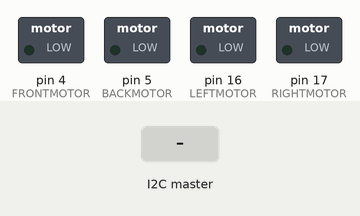
The sketch below on a simulated Arduino Uno, built with avr-gcc and run on an emulated ATmega328P. Shown: switched loads named in the sketch (green lamp = pin HIGH). The inputs (shaded band) are chosen by the test bench.

Above: at 1.2 s.
1.3 s: the I2C master sends the byte 200
At 2.4 s:
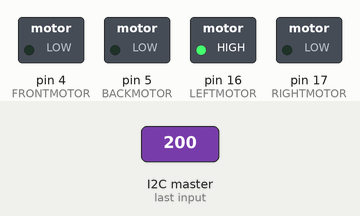
2.8 s: the I2C master sends the byte 1
At 3.5 s:
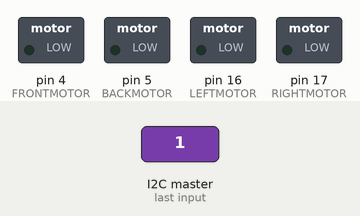
Timing chart, 0 to 5.8 s (numbered marks = the images above; inputs shaded):
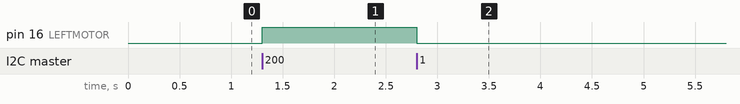

Measured:
- after the input at 1.3 s, pin 16 (LEFTMOTOR): LOW → HIGH at once
- after the input at 2.8 s, pin 16 (LEFTMOTOR): HIGH → LOW at once

The sketch:

BOTTOMSIDE_V1.ino
```cpp
//LIBRARIES
#include<Wire.h>

//I2C TOPSIDE
#define slaveAddress 4  //you have to assign an 8-bit address to Slave
byte dataArray[7];
int lmotorf;
int lmotor;
int rmotorf;
int rmotor;
int vert;
int desc;
int updown;
int pad;
int stop;
int sweep;

//MOTOR FUNCTION
#define LEFTMOTOR 16
#define RIGHTMOTOR 17
#define FRONTMOTOR 4
#define BACKMOTOR 5
#define TOLERANCE 50


void setup() {
  //I2C
  Wire.begin(slaveAddress);
  Wire.onReceive(receiveEvent);
  Serial.begin(115200);
}

void loop() {
  //MOTOR CONTROL WITH DEADZONE
  if (lmotor >= TOLERANCE ^ lmotor <= -TOLERANCE) {
   analogWrite(LEFTMOTOR, lmotor);
  }
   else {
    analogWrite(LEFTMOTOR, 0);
    }

  if (rmotor >= TOLERANCE ^ rmotor <= -TOLERANCE) {
    analogWrite(RIGHTMOTOR, rmotor);
  }
    else {
      analogWrite(RIGHTMOTOR, 0);
    }

if (abs(desc) >= vert) {updown = desc;}
  else {updown = vert;}
  if (updown >= TOLERANCE ^ updown <= -TOLERANCE) {
    analogWrite(FRONTMOTOR, vert);
    analogWrite(BACKMOTOR, vert);
  }
    else {
      analogWrite(FRONTMOTOR, 0);
      analogWrite(BACKMOTOR, 0);
    }
}

//I2C DATA PULL FROM TOPSIDE
void receiveEvent(int howMany) {
    for (int i=0; i<howMany; i++) {
    dataArray[i] = Wire.read();
    lmotorf = dataArray[0];
    lmotor = map(lmotorf, 0, 255, -255, 255);
    //Serial.print("lmotor = ");
    //Serial.println(lmotor);
    rmotorf = dataArray[1];
    rmotor = map(rmotorf, 255, 0, 255, -255);
    //Serial.print("rmotor = ");
    //Serial.println(rmotor);
    vert = dataArray[2];
    //Serial.print("vert = ");
    //Serial.println(vert);
    desc = - dataArray[3];
    //Serial.print("desc = ");
    //Serial.println(desc);
    pad = dataArray[4];
    //Serial.print("pad = ");
    //Serial.println(pad);
    stop = dataArray[5];
    //Serial.print("stop = ");
    //Serial.println(stop);
    sweep = dataArray[6];
    //Serial.print("sweep = ");
    //Serial.println(sweep);
  }
}
```
